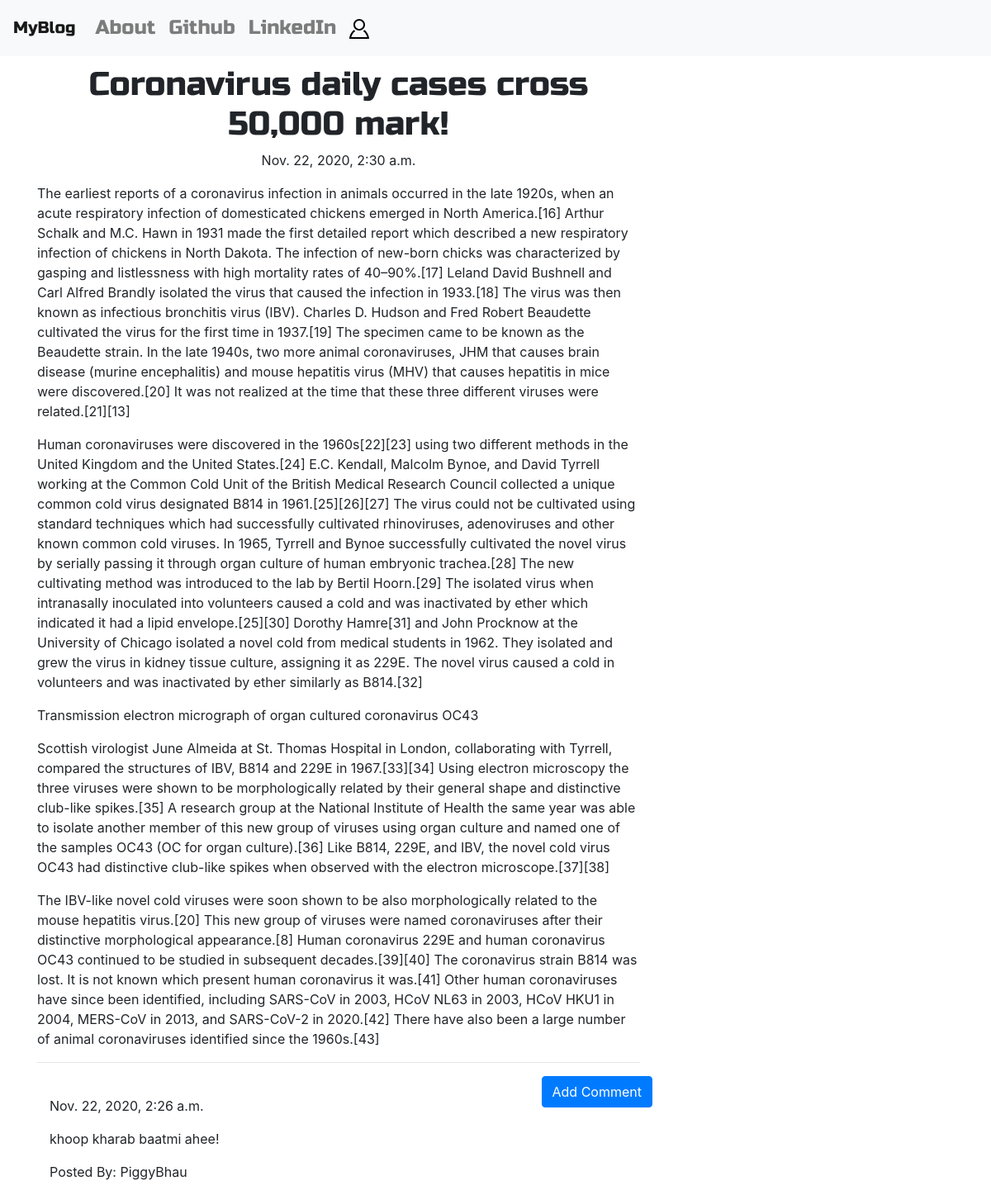
The app's page /post/4/ with its own data.
### blog/models.py (models this page shows, shortened)
class Post(models.Model):
    author = models.ForeignKey('auth.User',on_delete=models.CASCADE)
    title = models.CharField(max_length=200)
    text = models.TextField()
    created_date = models.DateTimeField(default=timezone.now)
    published_date = models.DateTimeField(blank=True,null=True)

class Comment(models.Model):
    post = models.ForeignKey('blog.Post',related_name='comments',on_delete=models.CASCADE)
    author = models.CharField(max_length=200)
    text = models.TextField()
    created_date = models.DateTimeField(default=timezone.now())
    approved_comment = models.BooleanField(default=False)

### blog/views.py (the view)
# urls.py: path('post/<int:pk>/',views.PostDetailView.as_view(),name='post_detail'),
class PostDetailView(DetailView):
    model = Post

### blog/templates/blog/post_detail.html (shortened to what this page needs)
{% extends 'blog/base.html' %} {% block content %}
<h1 class="posttitle loader">{{post.title}}</h1>
{% if post.published_date %}
<div class="date postdate">{{post.published_date}}</div>
{% else %}
<a href="{% url 'post_publish' pk=post.pk %}" class="btn btn-default"
    >Publish</a
>
{% endif %}
<p class="postcontent">{{post.text|safe|linebreaksbr}}</p>
<hr />
<a
    href="{% url 'add_comment_to_post' pk=post.pk %}"
    class="btn btn-primary btn-comment"
>
    Add Comment
</a>
<div class="container">
    {% for comment in post.comments.all %}
    <br />
    {% if user.is_authenticated or comment.approved_comment %}
    {{comment.created_date}}
    <p>{{comment.text|safe|linebreaks}}</p>
    <p>Posted By: {{comment.author}}</p>
    {% endif %} {% empty %}
    <p>No Comments!</p>
    {% endfor %}
</div>
{% endblock content %}

### blog/templates/blog/base.html (shortened to what this page needs)
<!DOCTYPE html>
{% load static %}
<html lang="en">
    <head>
        <link
            rel="stylesheet"
            href="https://cdn.jsdelivr.net/npm/bootstrap@4.5.3/dist/css/bootstrap.min.css"
        />
        <link
            rel="stylesheet"
            href="//cdn.jsdelivr.net/npm/medium-editor@latest/dist/css/medium-editor.min.css"
            type="text/css"
            media="screen"
            charset="utf-8"
        />
        <link rel="stylesheet" href="{% static 'css/blog.css' %}" />
    </head>
    <body class="loader">
        <nav
            class="navbar navbar-expand-lg navbar-light bg-light techfont custom-navbar"
        >
            <a class="navbar-brand" href="{% url 'post_list' %}">MyBlog</a>
            <div class="collapse navbar-collapse" id="navbarNav">
                <ul class="navbar-nav">
                    <li class="nav-item">
                        <a class="nav-link" href="{% url 'about' %}">About</a>
                    </li>
                    <li class="nav-item">
                        <a class="nav-link" href="https://www.github.com"
                            >Github</a
                        >
                    </li>
                    <li class="nav-item">
                        <a class="nav-link" href="https://www.linkedin.com"
                            >LinkedIn</a
                        >
                    </li>
                    {% if user.is_authenticated %}
                    <li class="nav-item">
                        <a class="nav-link" href="{% url 'post_new' %}"
                            >New Post</a
                        >
                    </li>
                    <li class="nav-item">
                        <a class="nav-link" href="{% url 'post_draft_list' %}"
                            >Drafts</a
                        >
                    </li>
                    <li class="nav-item">
                        <a class="nav-link" href="{% url 'logout' %}"
                            >Log Out</a
                        >
                    </li>
                    <li class="nav-item">
                        <a class="nav-link">Welcome {{user.username}}</a>
                    </li>
                    {% else %}
                    <li class="nav-item">
                        <a class="nav-link" href="{% url 'login' %}"
                            ></a>
                    </li>
                    {% endif %}
                </ul>
            </div>
        </nav>
        <div class="content container">
            <div class="row">
                <div class="col-md-8">
                    {% block content %} {% endblock content %}
                </div>
            </div>
        </div>
    </body>
</html>

### blog/static/css/blog.css (style rules this page uses)
html { font-family: "Montserrat", sans-serif; font-family: "Russo One", sans-serif; }
.techfont { font-family: "Russo One", sans-serif; font-size: 1.5em; margin-bottom: 10px; }
.postdate { text-align: center; }
.posttitle { font-family: "Russo One", sans-serif; font-size: 2.5em; text-align: center; }
.postcontent { font-family: "Montserrat"; font-size: 1.5em; }
.btn-comment { position: absolute; right: 0px; }
.loader { filter: hue-rotate(0deg); color: linear-gradient(45deg, #0f8, #08f); animation: hue 10000ms infinite linear; }

### records on screen
Post: title "Coronavirus daily cases cross 50,000 mark!", published_date "Nov. 22, 2020, 2:30 a.m.", text "The earliest reports of a coronavirus infection in animals occurred in the late 1920s, when an acute respiratory infection of domesticated chickens emerged in North America.[16] Arthur Schalk and M.C. Hawn in 1931 made the first detailed report which described a new respiratory infection of chickens in North Dakota. The infection of new-born chicks was characterized by gasping and listlessness with high mortality rates of 40–90%.[17] Leland David Bushnell and Carl Alfred Brandly isolated the virus that caused the infection in 1933.[18] The virus was then known as infectious bronchitis virus (IBV). Charles D. Hudson and Fred Robert Beaudette cultivated the virus for the first time in…"
Comment: created_date "Nov. 22, 2020, 2:26 a.m.", text "khoop kharab baatmi ahee!", author "PiggyBhau"
